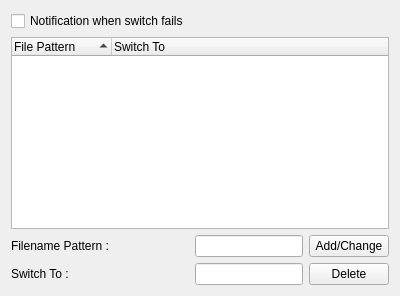
     <widget class="QWidget" name="pSwitcher">
      <layout class="QGridLayout">
       <item row="1" column="0" colspan="3">
        <widget class="QTreeWidget" name="twSwitcher">
         <property name="sortingEnabled">
          <bool>true</bool>
         </property>
         <column>
          <property name="text">
           <string>File Pattern</string>
          </property>
         </column>
         <column>
          <property name="text">
           <string>Switch To</string>
          </property>
         </column>
        </widget>
       </item>
       <item row="2" column="0">
        <widget class="QLabel" name="lSwitcherFilenamePattern">
         <property name="text">
          <string>Filename Pattern :</string>
         </property>
        </widget>
       </item>
       <item row="2" column="1">
        <widget class="QLineEdit" name="leSwitcherFilenamePattern"/>
       </item>
       <item row="2" column="2">
        <widget class="QPushButton" name="pbSwitcherAddChange">
         <property name="text">
          <string>Add/Change</string>
         </property>
        </widget>
       </item>
       <item row="3" column="0">
        <widget class="QLabel" name="lSwitchTo">
         <property name="text">
          <string>Switch To :</string>
         </property>
        </widget>
       </item>
       <item row="3" column="1">
        <widget class="QLineEdit" name="leSwitchTo"/>
       </item>
       <item row="3" column="2">
        <widget class="QPushButton" name="pbSwitcherDelete">
         <property name="text">
          <string>Delete</string>
         </property>
        </widget>
       </item>
       <item row="0" column="0">
        <widget class="QCheckBox" name="cbSwitcherNotify">
         <property name="text">
          <string>Notification when switch fails</string>
         </property>
        </widget>
       </item>
      </layout>
     </widget>
